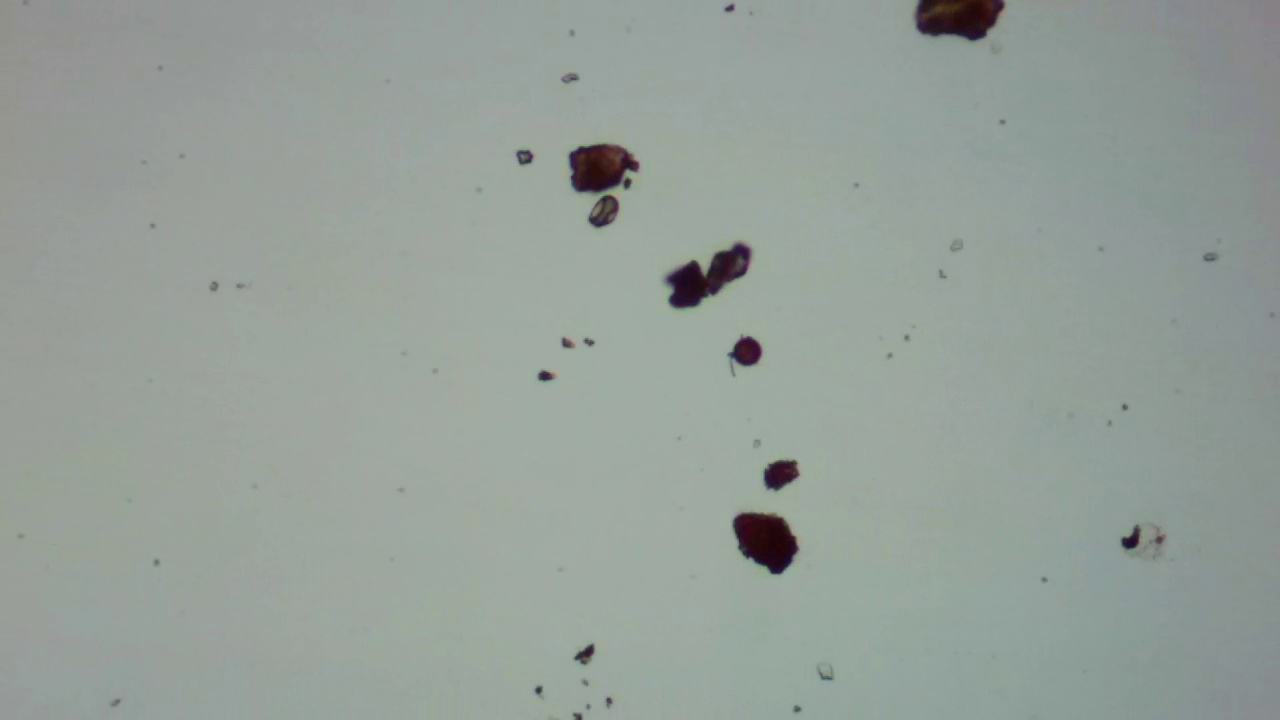
#> input picture frames/Frame20.jpg, 1280 x 720 px
$ python contorno.py
#> lines starting #> are read from the running program, lines starting #| are printed output that depends on the picture; after the words box and inside, x2 and y2 are one past the last pixel; in counts of white or black regions, pixels touching at a corner belong together
#blibiotecas
import cv2
import numpy as np

image = cv2.imread('frames/Frame20.jpg')
#> image is the input picture: shape (720, 1280, 3); mean B, G, R 153.2, 159.1, 149.8
img_gray = cv2.cvtColor(image, cv2.COLOR_BGR2GRAY)

# apply binary thresholding c/ método simples
# ret, thresh = cv2.threshold(img_gray, 120, 255, cv2.THRESH_BINARY)

# binary thresholding c/ método otsu
ret, thresh = cv2.threshold(img_gray,0,255,cv2.THRESH_BINARY+cv2.THRESH_OTSU)
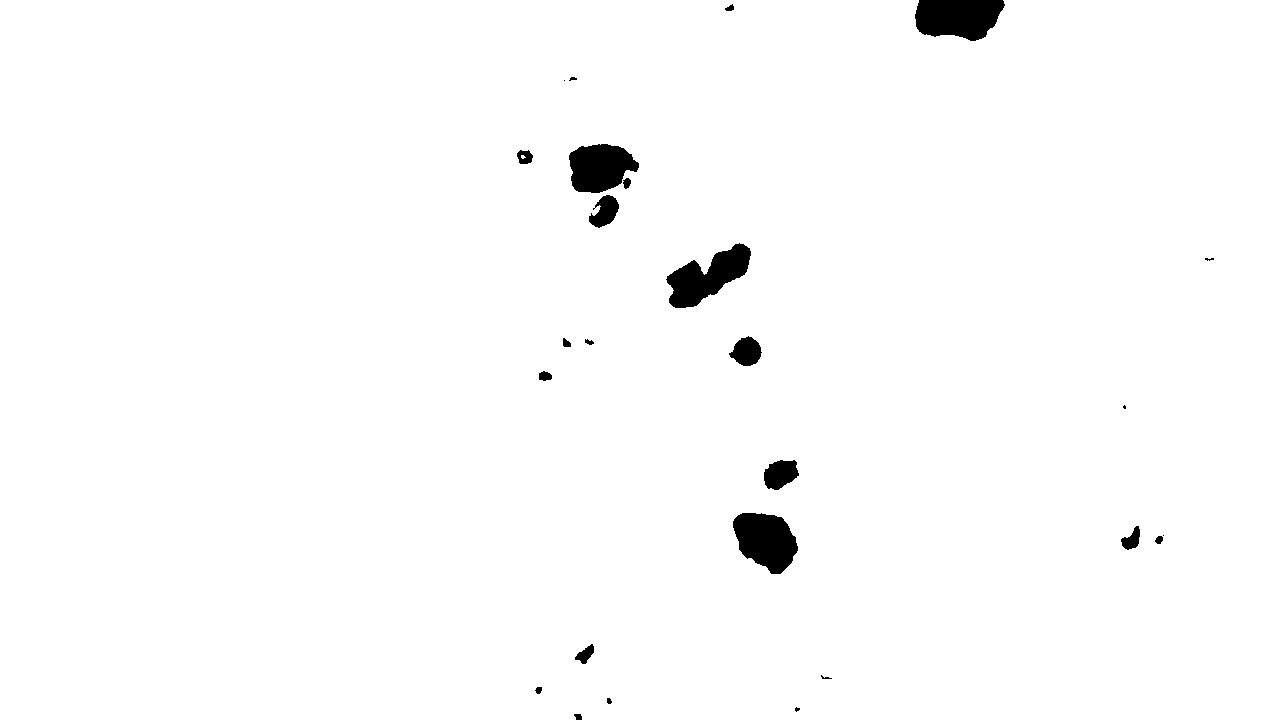
#> thresh: shape (720, 1280); 98.5% white; 26 black regions (6 under 20 px), largest, box (x1, y1, x2, y2) and area: (915, 0, 1005, 41) 2928, (666, 243, 751, 308) 2799, (733, 513, 798, 574) 2793
#> ret = 99

# salva a imagem binarizada
cv2.imwrite('saves/image_thres1.jpg', thresh)

# Aplica a morfologia matemática (operação de abertura)
kernel = np.ones((5,5),np.uint8)
abertura = cv2.morphologyEx(thresh, cv2.MORPH_OPEN, kernel)
#> abertura: shape (720, 1280); 98.4% white; 22 black regions (2 under 20 px)
cv2.imwrite('saves/image_opening.jpg', abertura)

# detecta contornos na imagem binarizada usando cv2.CHAIN_APPROX_NONE
contours, hierarchy = cv2.findContours(image=abertura, mode=cv2.RETR_TREE, method=cv2.CHAIN_APPROX_NONE)
#> contours = 22 contours, 2 with area under 20; largest, box (x1, y1, x2, y2) and area: (0, 0, 1280, 720) 916601, (568, 143, 640, 229) 3427, (665, 242, 752, 309) 2926, (732, 512, 799, 575) 2888, (763, 459, 800, 491) 816

# lista todos os vetores de contornos
# for cont, i in enumerate(contours):
#   print(len(i), cont)

# desenha o contorno na imagem original
image_copy = image.copy()
#> (the run stopped early here; a loop or call above may not have finished)

$ run again, with frames/Frame0.jpg copied over frames/Frame20.jpg
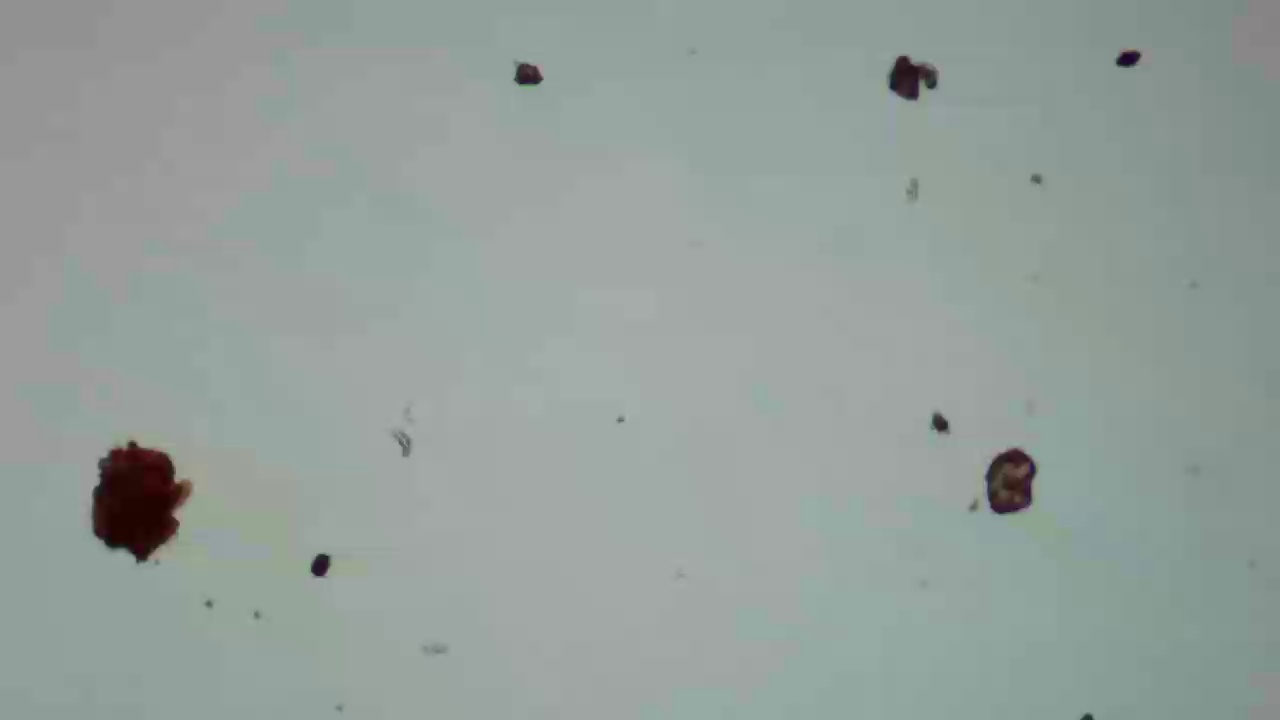
#> input picture frames/Frame0.jpg, 1280 x 720 px
#> image is the input picture: shape (720, 1280, 3); mean B, G, R 155.3, 159.4, 148.8
#> `ret, thresh = cv2.threshold(img_gray,0,255,cv2.THRESH_BINARY+cv2.THRES..`:
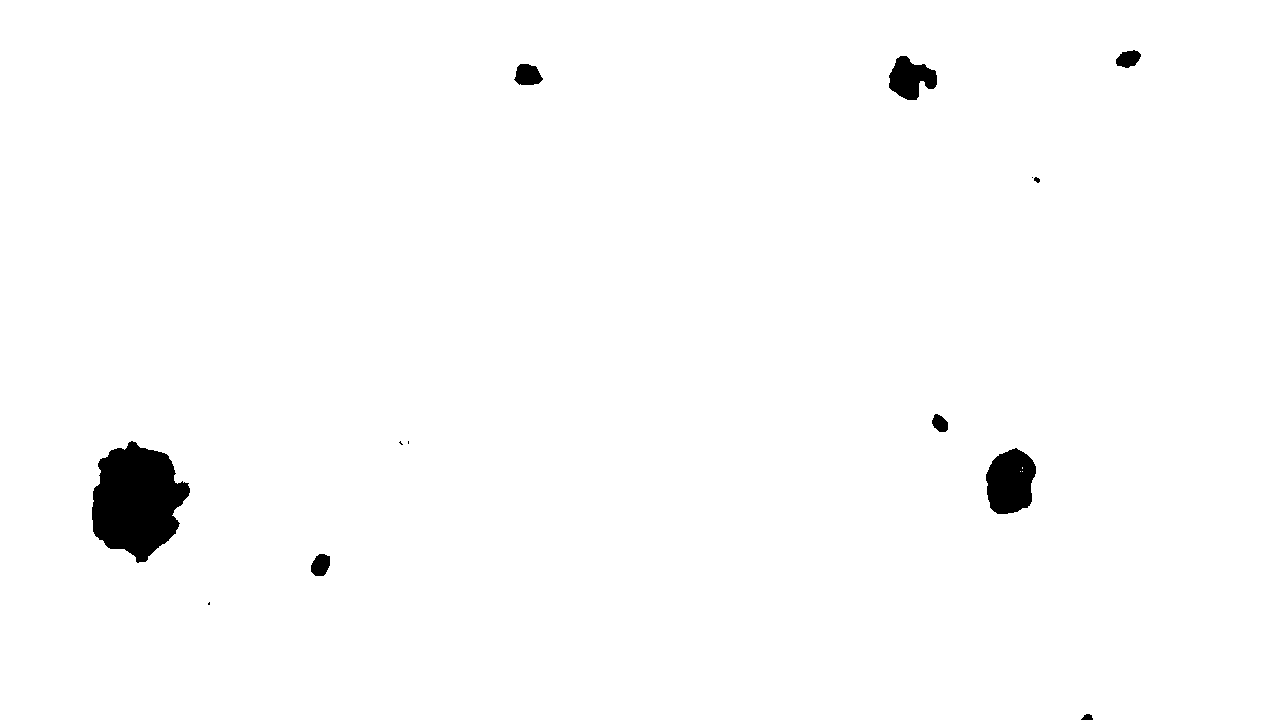
#> thresh: shape (720, 1280); 98.5% white; 13 black regions (4 under 20 px), largest, box (x1, y1, x2, y2) and area: (92, 441, 190, 563) 8088, (986, 448, 1036, 514) 2537, (889, 56, 937, 100) 1348
#> ret = 97
#> abertura: shape (720, 1280); 98.5% white; 12 black regions (3 under 20 px)
#> contours = 12 contours, 3 with area under 20; largest, box (x1, y1, x2, y2) and area: (0, 0, 1280, 720) 919547, (91, 440, 191, 564) 8276, (985, 447, 1037, 515) 2631, (888, 55, 938, 101) 1427, (513, 63, 544, 86) 496

$ run again, with frames/Frame10.jpg copied over frames/Frame20.jpg
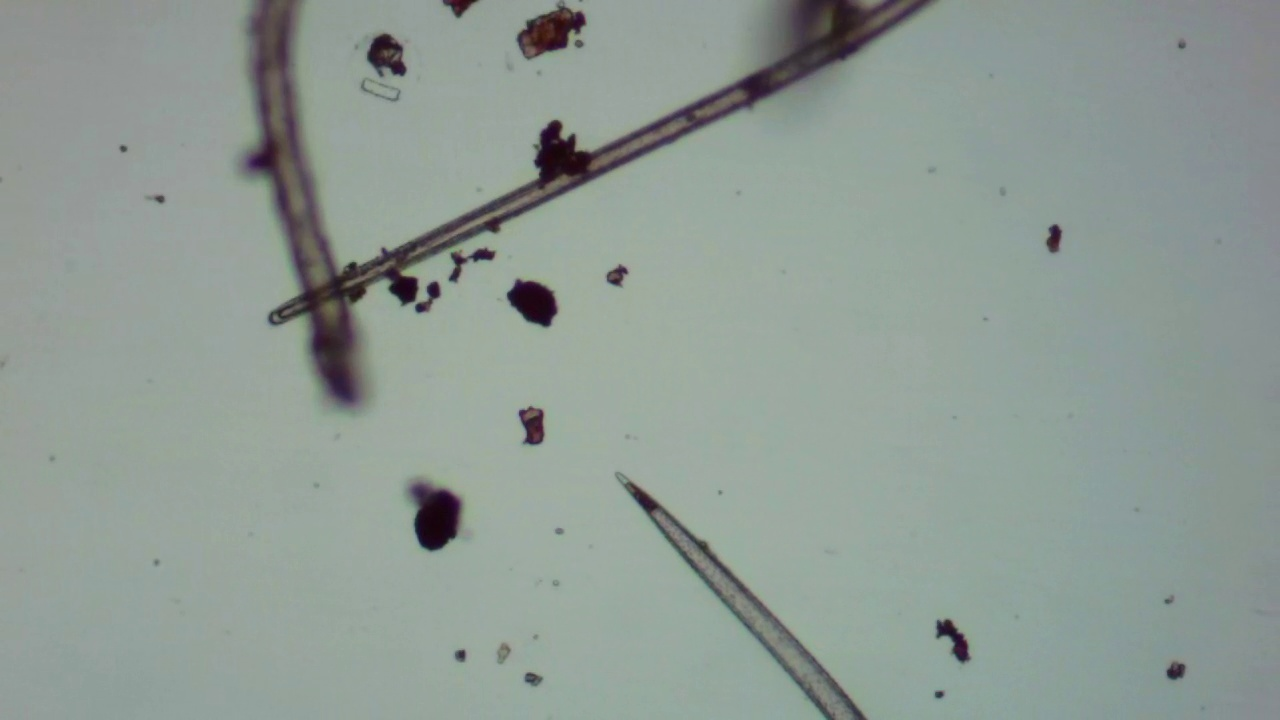
#> input picture frames/Frame10.jpg, 1280 x 720 px
#> image is the input picture: shape (720, 1280, 3); mean B, G, R 148.3, 154.5, 143
#> `ret, thresh = cv2.threshold(img_gray,0,255,cv2.THRESH_BINARY+cv2.THRES..`:
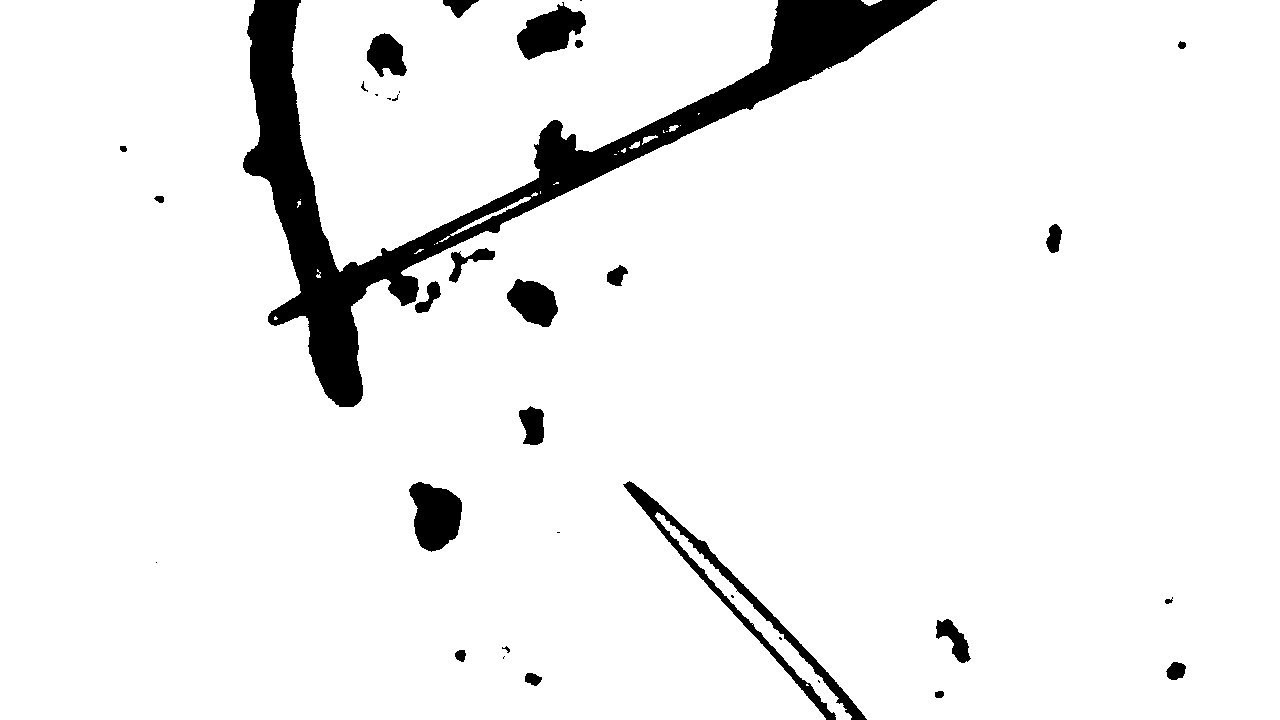
#> thresh: shape (720, 1280); 93.7% white; 35 black regions (11 under 20 px), largest, box (x1, y1, x2, y2) and area: (243, 0, 937, 407) 41016, (623, 481, 867, 720) 4771, (409, 482, 462, 552) 2633
#> ret = 111
#> `abertura = cv2.morphologyEx(thresh, cv2.MORPH_OPEN, kernel)`:
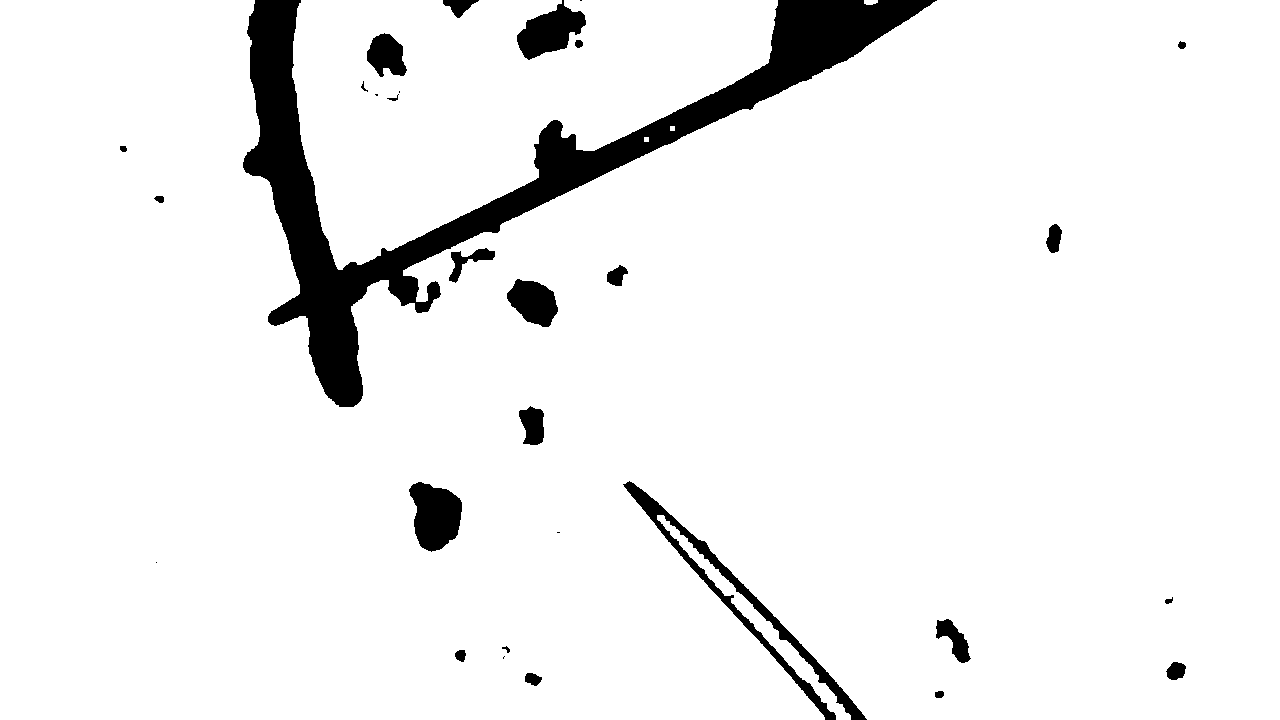
#> abertura: shape (720, 1280); 93.7% white; 30 black regions (6 under 20 px)
#> contours = 33 contours, 9 with area under 20; largest, box (x1, y1, x2, y2) and area: (0, 0, 1280, 720) 788009, (292, 0, 778, 270) 77298, (657, 515, 851, 720) 3001, (408, 481, 463, 553) 2726, (506, 278, 559, 328) 1713
